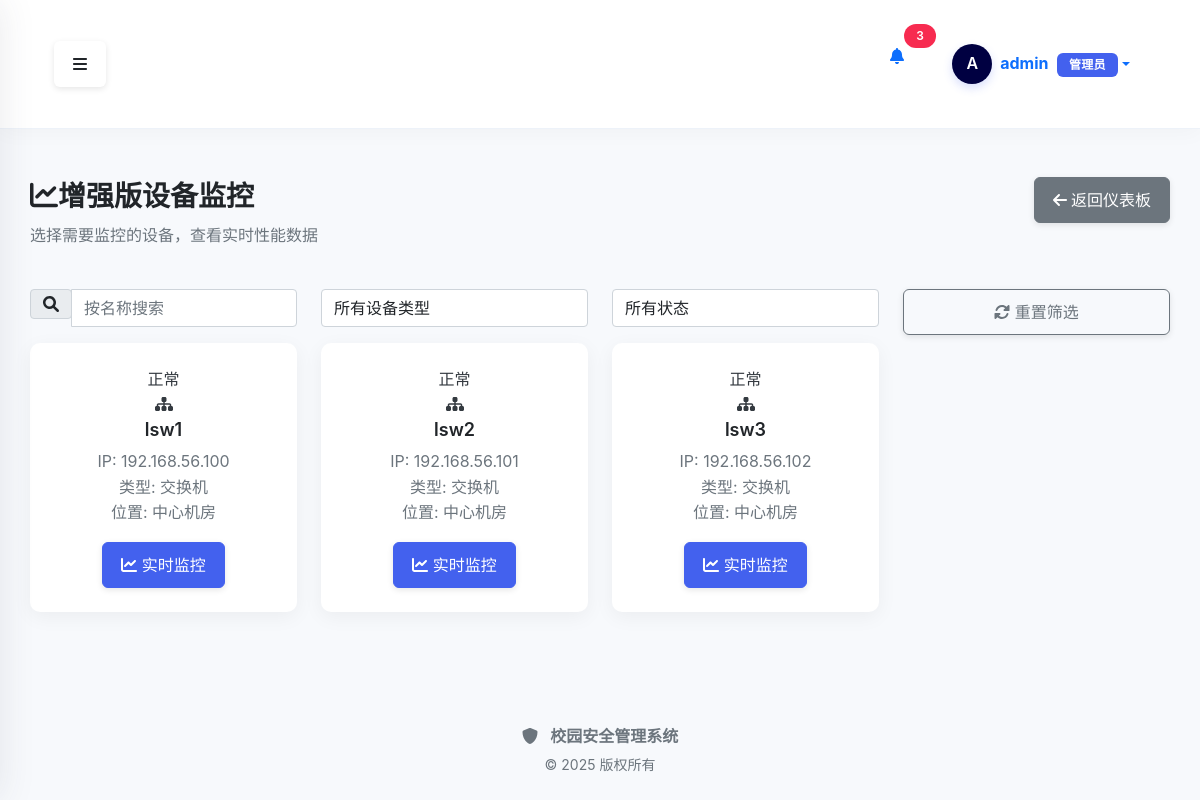
The app's page /enhanced_monitor/ (signed in), older data.
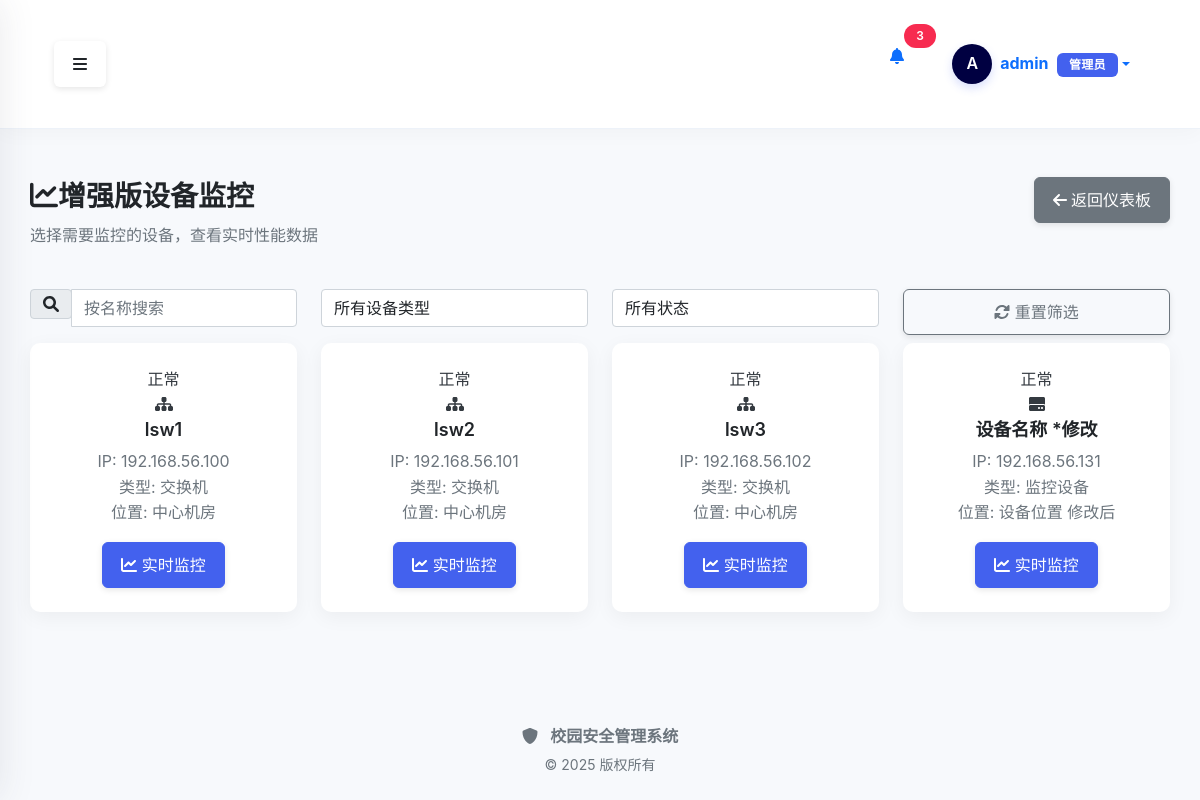
The same page, newer data.
### src/models/device.py (models this page shows, shortened)
class Device(BaseModel):
    __tablename__ = 'devices'
    __table_args__ = {'extend_existing': True}  # 确保可以扩展现有表
    id = db.Column(db.Integer, primary_key=True)
    name = db.Column(db.String(100), nullable=False)
    ip_address = db.Column(db.String(20), nullable=False)
    type_id = db.Column(db.Integer, db.ForeignKey('device_types.id'))
    location = db.Column(db.String(100))
    status = db.Column(db.String(20), default='正常')
    serial_number = db.Column(db.String(50), nullable=True)
    firmware_version = db.Column(db.String(50), nullable=True)
    device_code = db.Column(db.String(50), nullable=True, unique=True)
    mac_address = db.Column(db.String(20), nullable=True)
    manufacturer = db.Column(db.String(100), nullable=True)
    model = db.Column(db.String(100), nullable=True)
    purchase_date = db.Column(db.Date, nullable=True)
    warranty_period = db.Column(db.Integer, nullable=True)  # 保修期（月）
    notes = db.Column(db.Text, nullable=True)
    username = db.Column(db.String(50), default='admin', nullable=True)
    password = db.Column(db.String(100), default='admin123', nullable=True)
    port = db.Column(db.Integer, default=22, nullable=True)
    connection_protocol = db.Column(db.String(20), default='ssh', nullable=True)  # ssh, telnet, snmp

class DeviceType(BaseModel):
    __tablename__ = 'device_types'
    id = db.Column(db.Integer, primary_key=True)
    name = db.Column(db.String(50), nullable=False, unique=True)
    description = db.Column(db.String(200))
    devices = db.relationship('Device', backref='type', lazy=True)

### src/modules/performance/enhanced_monitor_routes.py (the view)
@enhanced_monitor_bp.route('/')
@login_required
def index():
    devices = Device.query.all()
    return render_template('performance/enhanced_index.html', devices=devices)

### src/modules/performance/templates/performance/enhanced_index.html (shortened to what the changed rows need)
{% extends "base.html" %}
{% block content %}
<div class="container-fluid mt-4">
    <div class="row mb-4">
        <div class="col-12">
            <div class="d-flex justify-content-between align-items-center">
                <h2><i class="fas fa-chart-line mr-2"></i>增强版设备监控</h2>
            </div>
        </div>
    </div>
    <div class="row" id="devices-container">
        {% if devices %}
            {% for device in devices %}
            <div class="col-md-3 mb-4 device-item"
                 data-name="{{ device.name }}"
                 data-type="{{ device.type.name if device.type else '未分类' }}"
                 data-status="{{ device.status }}">
                <div class="card device-card">
                    <div class="card-body text-center">
                        <span class="status-badge status-{{ device.status }}">{{ device.status }}</span>
                        <div class="device-icon">
                            {% if device.type and device.type.name == '路由器' %}
                                <i class="fas fa-network-wired"></i>
                            {% elif device.type and device.type.name == '交换机' %}
                                <i class="fas fa-sitemap"></i>
                            {% elif device.type and device.type.name == '服务器' %}
                                <i class="fas fa-server"></i>
                            {% elif device.type and device.type.name == '防火墙' %}
                                <i class="fas fa-shield-alt"></i>
                            {% elif device.type and device.type.name == '无线AP' %}
                                <i class="fas fa-wifi"></i>
                            {% else %}
                                <i class="fas fa-hdd"></i>
                            {% endif %}
                        </div>
                        <h5 class="card-title">{{ device.name }}</h5>
                        <p class="card-text text-muted">
                            IP: {{ device.ip_address }}<br>
                            类型: {{ device.type.name if device.type else '未分类' }}<br>
                            位置: {{ device.location or '未知' }}
                        </p>
                        <a href="{{ url_for('enhanced_monitor.realtime_monitor', device_id=device.id) }}" class="btn btn-primary">
                            <i class="fas fa-chart-line"></i> 实时监控
                        </a>
                    </div>
                </div>
            </div>
            {% endfor %}
        {% endif %}
    </div>
</div>
{% endblock %}

Row changes from the older to the newer data that the page shows:
added Device: status "正常", name "设备名称 *修改", ip_address "192.168.56.131", type "监控设备", location "设备位置 修改后"
